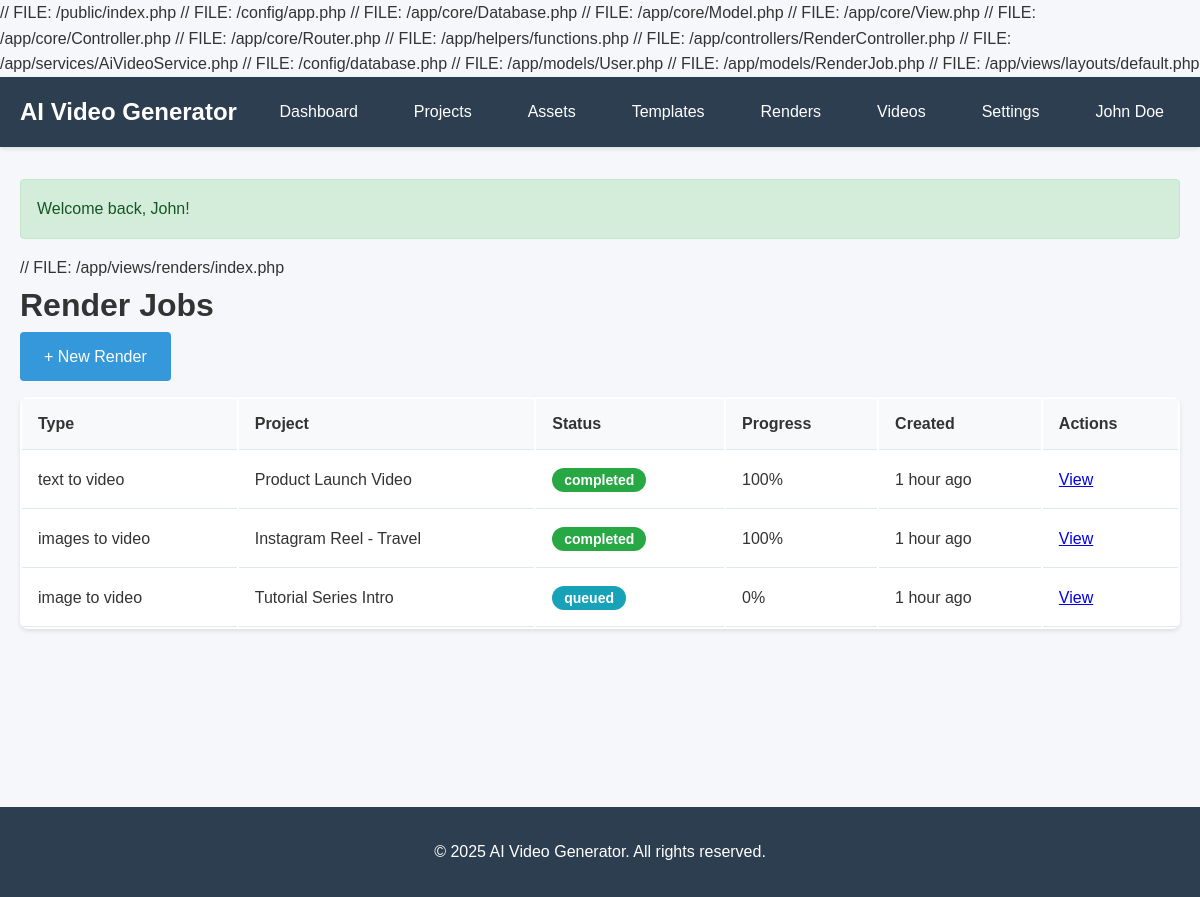
Screenshot of /renders (signed in) with the database file from the repository.
### tables this page shows
CREATE TABLE `render_jobs` (
  `id` INT UNSIGNED NOT NULL AUTO_INCREMENT,
  `tenant_id` INT UNSIGNED NOT NULL,
  `project_id` INT UNSIGNED NOT NULL,
  `user_id` INT UNSIGNED NOT NULL,
  `job_type` ENUM('text_to_video', 'image_to_video', 'video_to_video', 'images_to_video') NOT NULL,
  `status` ENUM('queued', 'processing', 'completed', 'failed') DEFAULT 'queued',
  `progress` INT DEFAULT 0 COMMENT 'Progress percentage 0-100',
  `parameters` TEXT COMMENT 'JSON encoded job parameters',
  `error_message` TEXT,
  `started_at` TIMESTAMP NULL DEFAULT NULL,
  `completed_at` TIMESTAMP NULL DEFAULT NULL,
  `created_at` TIMESTAMP DEFAULT CURRENT_TIMESTAMP,
  `updated_at` TIMESTAMP DEFAULT CURRENT_TIMESTAMP ON UPDATE CURRENT_TIMESTAMP,
  PRIMARY KEY (`id`),
  KEY `tenant_id` (`tenant_id`),
  KEY `project_id` (`project_id`),
  KEY `user_id` (`user_id`),
  KEY `status` (`status`),
  CONSTRAINT `fk_render_jobs_tenant` FOREIGN KEY (`tenant_id`) REFERENCES `tenants` (`id`) ON DELETE CASCADE,
  CONSTRAINT `fk_render_jobs_project` FOREIGN KEY (`project_id`) REFERENCES `projects` (`id`) ON DELETE CASCADE,
  CONSTRAINT `fk_render_jobs_user` FOREIGN KEY (`user_id`) REFERENCES `users` (`id`) ON DELETE CASCADE
);

CREATE TABLE `projects` (
  `id` INT UNSIGNED NOT NULL AUTO_INCREMENT,
  `tenant_id` INT UNSIGNED NOT NULL,
  `user_id` INT UNSIGNED NOT NULL,
  `name` VARCHAR(255) NOT NULL,
  `description` TEXT,
  `type` ENUM('text_to_video', 'image_to_video', 'video_to_video', 'images_to_video') NOT NULL,
  `platform_preset` VARCHAR(50) DEFAULT 'youtube_horizontal' COMMENT 'e.g., tiktok_vertical, youtube_horizontal, square_social',
  `aspect_ratio` VARCHAR(10) DEFAULT '16:9' COMMENT 'e.g., 16:9, 9:16, 1:1',
  `resolution` VARCHAR(20) DEFAULT '1080p' COMMENT 'e.g., 720p, 1080p, 4k',
  `status` ENUM('draft', 'ready', 'rendering', 'completed') DEFAULT 'draft',
  `created_at` TIMESTAMP DEFAULT CURRENT_TIMESTAMP,
  `updated_at` TIMESTAMP DEFAULT CURRENT_TIMESTAMP ON UPDATE CURRENT_TIMESTAMP,
  PRIMARY KEY (`id`),
  KEY `tenant_id` (`tenant_id`),
  KEY `user_id` (`user_id`),
  KEY `type` (`type`),
  KEY `status` (`status`),
  CONSTRAINT `fk_projects_tenant` FOREIGN KEY (`tenant_id`) REFERENCES `tenants` (`id`) ON DELETE CASCADE,
  CONSTRAINT `fk_projects_user` FOREIGN KEY (`user_id`) REFERENCES `users` (`id`) ON DELETE CASCADE
);

### public/index.php (called while the page is built, shortened)
<?php
$config = require __DIR__ . '/../config/app.php';
require_once __DIR__ . '/../app/core/Database.php';
require_once __DIR__ . '/../app/core/Model.php';
require_once __DIR__ . '/../app/core/View.php';
require_once __DIR__ . '/../app/core/Controller.php';
require_once __DIR__ . '/../app/core/Router.php';
require_once __DIR__ . '/../app/helpers/functions.php';
$router = new Router();
$router->get('/', 'HomeController', 'index');
$router->get('/login', 'AuthController', 'login');
$router->post('/login', 'AuthController', 'loginPost');
$router->get('/register', 'AuthController', 'register');
$router->post('/register', 'AuthController', 'registerPost');
$router->get('/logout', 'AuthController', 'logout');
$router->get('/dashboard', 'DashboardController', 'index');
$router->get('/projects', 'ProjectController', 'index');
$router->get('/projects/create', 'ProjectController', 'create');
$router->post('/projects/create', 'ProjectController', 'store');
$router->get('/projects/:id', 'ProjectController', 'show');
$router->get('/projects/:id/edit', 'ProjectController', 'edit');
$router->post('/projects/:id/edit', 'ProjectController', 'update');
$router->post('/projects/:id/delete', 'ProjectController', 'delete');
$router->get('/projects/:id/scenes', 'SceneController', 'index');
$router->get('/projects/:id/scenes/create', 'SceneController', 'create');
$router->post('/projects/:id/scenes/create', 'SceneController', 'store');
$router->get('/scenes/:id/edit', 'SceneController', 'edit');
$router->post('/scenes/:id/edit', 'SceneController', 'update');
$router->post('/scenes/:id/delete', 'SceneController', 'delete');
$router->get('/assets', 'AssetController', 'index');
$router->get('/assets/upload', 'AssetController', 'upload');
$router->post('/assets/upload', 'AssetController', 'store');
$router->get('/assets/:id', 'AssetController', 'show');
$router->post('/assets/:id/delete', 'AssetController', 'delete');
$router->get('/templates', 'TemplateController', 'index');
$router->get('/templates/create', 'TemplateController', 'create');
$router->post('/templates/create', 'TemplateController', 'store');
$router->get('/templates/:id', 'TemplateController', 'show');
$router->post('/templates/:id/delete', 'TemplateController', 'delete');
$router->get('/renders', 'RenderController', 'index');
$router->get('/renders/create', 'RenderController', 'create');
$router->post('/renders/create', 'RenderController', 'store');
$router->get('/renders/:id', 'RenderController', 'show');
$router->post('/renders/:id/retry', 'RenderController', 'retry');
$router->get('/videos', 'VideoController', 'index');
$router->get('/videos/:id', 'VideoController', 'show');
$router->get('/videos/:id/download', 'VideoController', 'download');
$router->post('/videos/:id/duplicate', 'VideoController', 'duplicate');
$router->get('/tenant/settings', 'TenantController', 'settings');
$router->post('/tenant/settings', 'TenantController', 'updateSettings');
$router->get('/tenant/brand', 'TenantController', 'brand');
$router->post('/tenant/brand', 'TenantController', 'updateBrand');
$router->get('/users', 'UserController', 'index');
$router->get('/users/create', 'UserController', 'create');
$router->post('/users/create', 'UserController', 'store');
$router->get('/users/:id/edit', 'UserController', 'edit');
$router->post('/users/:id/edit', 'UserController', 'update');
$router->post('/users/:id/delete', 'UserController', 'delete');
$router->get('/subscription', 'SubscriptionController', 'index');
$router->get('/subscription/plans', 'SubscriptionController', 'plans');
$router->post('/subscription/subscribe', 'SubscriptionController', 'subscribe');
$router->get('/subscription/invoices', 'SubscriptionController', 'invoices');
$router->get('/subscription/usage', 'SubscriptionController', 'usage');
$router->get('/admin', 'AdminController', 'index');
$router->get('/admin/tenants', 'AdminController', 'tenants');
$router->get('/admin/plans', 'AdminController', 'plans');
$router->get('/admin/plans/create', 'AdminController', 'createPlan');
$router->post('/admin/plans/create', 'AdminController', 'storePlan');
$router->get('/api-keys', 'ApiKeyController', 'index');
$router->post('/api-keys/generate', 'ApiKeyController', 'generate');
$router->post('/api-keys/:id/revoke', 'ApiKeyController', 'revoke');
$router->post('/api/v1/render', 'ApiController', 'createRenderJob');
$router->get('/api/v1/render/:id', 'ApiController', 'getRenderJob');
$router->get('/analytics', 'AnalyticsController', 'index');
$router->get('/analytics/reports', 'AnalyticsController', 'reports');
$router->dispatch();

### app/views/renders/index.php (the view)
// FILE: /app/views/renders/index.php
<h1>Render Jobs</h1>
<a href="/renders/create" class="btn btn-primary">+ New Render</a>
<table class="table">
    <tr><th>Type</th><th>Project</th><th>Status</th><th>Progress</th><th>Created</th><th>Actions</th></tr>
    <?php foreach ($renderJobs as $job): ?>
        <tr>
            <td><?php echo str_replace('_', ' ', $job['job_type']); ?></td>
            <td><?php echo $this->escape($job['project_name']); ?></td>
            <td><span class="badge badge-<?php echo $job['status']; ?>"><?php echo $job['status']; ?></span></td>
            <td><?php echo $job['progress']; ?>%</td>
            <td><?php echo timeAgo($job['created_at']); ?></td>
            <td><a href="/renders/<?php echo $job['id']; ?>">View</a></td>
        </tr>
    <?php endforeach; ?>
</table>

### public/css/style.css (style rules this page uses)
* { margin: 0; padding: 0; box-sizing: border-box; }
body { font-family: 'Arial', sans-serif; font-size: 16px; line-height: 1.6; color: #333; background: #f5f7fa; }
.btn { display: inline-block; padding: 0.75rem 1.5rem; border: none; border-radius: 4px; text-decoration: none; cursor: pointer; transition: all 0.3s; font-size: 1rem; }
.btn-primary { background: #3498db; color: white; }
.table { width: 100%; background: white; border-radius: 8px; overflow: hidden; box-shadow: 0 2px 4px rgba(0,0,0,0.1); margin: 1rem 0; }
.table th, .table td { padding: 1rem; text-align: left; border-bottom: 1px solid #e1e8ed; }
.table th { background: #f8f9fa; font-weight: bold; }
.badge { display: inline-block; padding: 0.25rem 0.75rem; border-radius: 12px; font-size: 0.875rem; font-weight: bold; }
.badge-success, .badge-active, .badge-completed, .badge-paid { background: #28a745; color: white; }
.badge-queued, .badge-pending { background: #17a2b8; color: white; }

### rows the page displays
render_jobs: job_type "text to video", project.name "Product Launch Video", status "completed", progress "100", created_at "1 hour ago"
render_jobs: job_type "images to video", project.name "Instagram Reel - Travel", status "completed", progress "100", created_at "1 hour ago"
render_jobs: job_type "image to video", project.name "Tutorial Series Intro", status "queued", progress "0", created_at "1 hour ago"

### other values shown
$this->escape($_SESSION['user_name'] ?? 'User') "John Doe"
$flash "Welcome back, John!"
